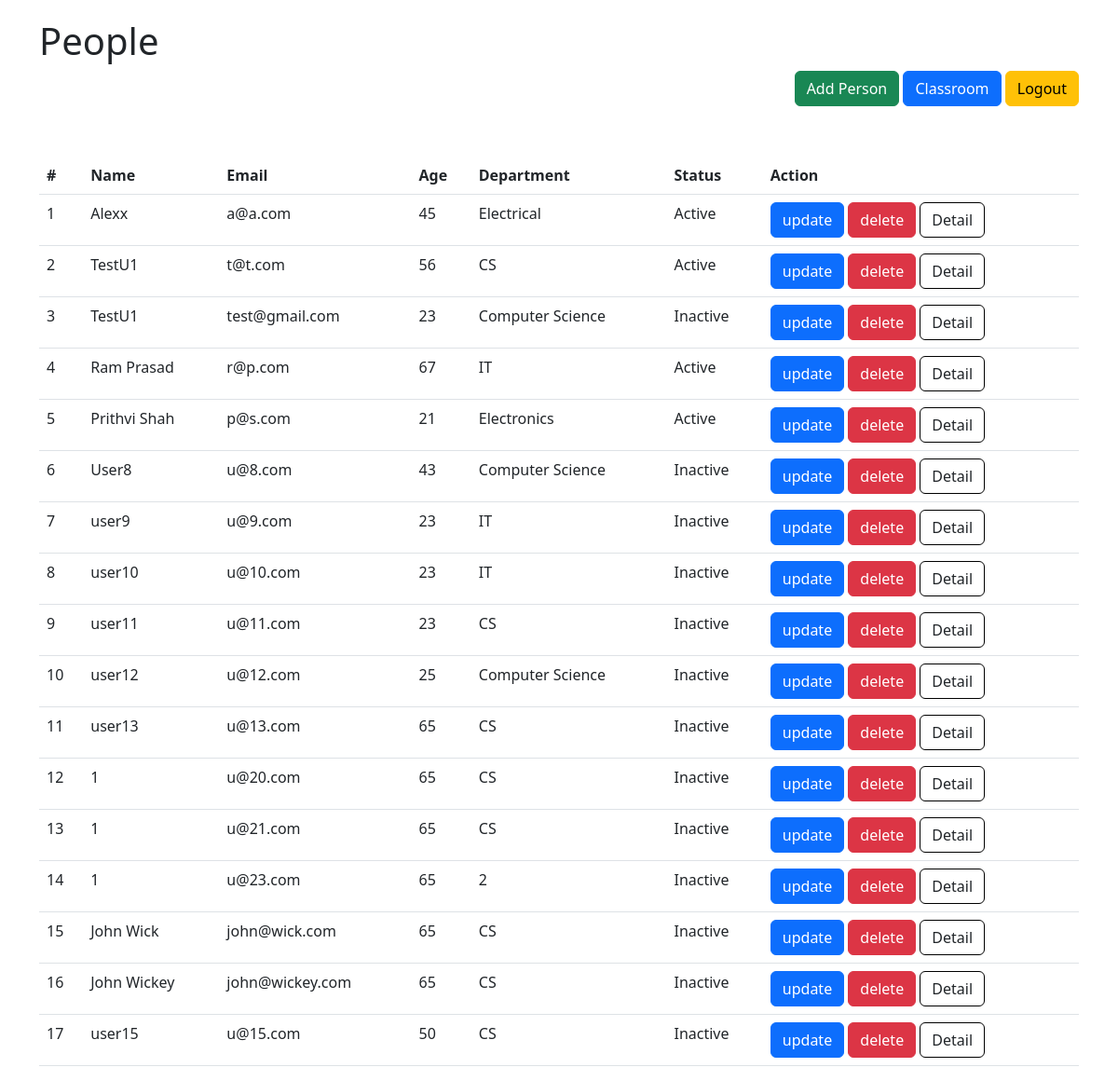
Before: /home/ (signed in) with the older database file.
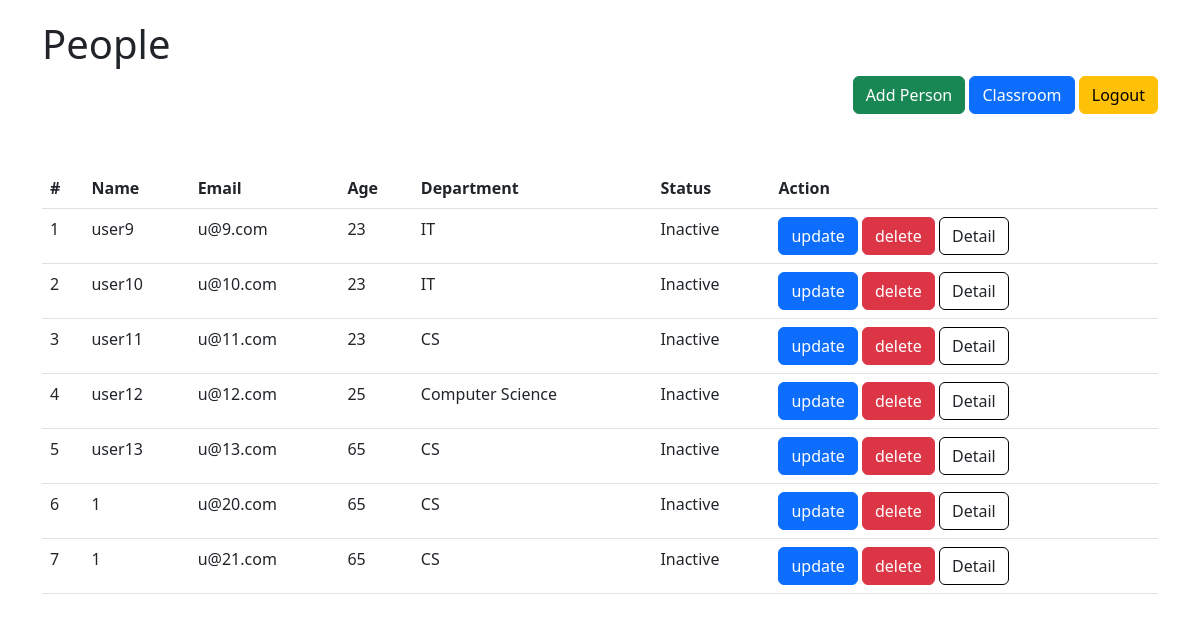
After: the same page with the newer database file.
### crud/models.py (models this page shows, shortened)
class Person(models.Model):
    name = models.CharField(max_length=50)
    email = models.EmailField(unique=True)
    age = models.PositiveIntegerField()
    department = models.CharField(max_length=50)
    is_active = models.BooleanField(default=False)

### crud/views.py (the view)
# urls.py: path("home/", home, name='home'),
@login_required
def home(request):
    if request.user.is_superuser:
        queryset = Person.objects.all()
    else:
        queryset = Person.objects.all()[:5]
    context = {"persons": queryset, "title": "Home"}
    return render(request, template_name="crud/person.html", context=context)

### templates/crud/person.html
{% extends "crud/base.html" %}
{% block content %}
    <div>
        <h1>People</h1>
        <div style="float: right">
            <a href="{% url 'create' %}" class="btn btn-success"
               >Add Person</a>
            <a href="{% url 'classroom' %}" class="btn btn-primary">Classroom</a>
            <a href="{% url 'logout' %}" class="btn btn-warning">Logout</a>
        </div>
    </div>
    <table class="table" style="margin-top: 100px">
        <thead>
        <tr>
            <th scope="col">#</th>
            <th scope="col">Name</th>
            <th scope="col">Email</th>
            <th scope="col">Age</th>
            <th scope="col">Department</th>
            <th scope="col">Status</th>
            <th scope="col">Action</th>
        </tr>
        </thead>
        <tbody>
        {% for person in persons %}
            <tr>
                <td>{{ forloop.counter }}</td>
                <td>{{ person.name }}</td>
                <td>{{ person.email }}</td>
                <td>{{ person.age }}</td>
                <td>{{ person.department }}</td>
                <td>
                    {% if person.is_active %}
                        Active
                    {% else %}
                        Inactive
                    {% endif %}
                </td>
                <td>
                    <a href="{% url 'update' person.id %}" class="btn btn-primary">update</a>
                    <a href="{% url 'delete' person.id %}" class="btn btn-danger">delete</a>
                    <a href="{% url 'person_detail' person.id %}" class="btn" style="border-color: black">Detail</a>
                </td>
            </tr>
        {% endfor %}
        </tbody>
    </table>
{% endblock %}

### templates/crud/base.html (shortened to what this page needs)
<!DOCTYPE html>
<html lang="en">
<head>
    <link href="https://cdn.jsdelivr.net/npm/bootstrap@5.3.0-alpha2/dist/css/bootstrap.min.css"
          rel="stylesheet"
>
</head>
<body>
<div class="container" style="margin-top: 20px">
    {% block content %}{% endblock %}
</div>
</body>
</html>

Changed rows visible on the page:
removed Person: name "Alexx", email "a@a.com", age "45", department "Electrical", is_active "Active"
removed Person: name "TestU1", email "t@t.com", age "56", department "CS", is_active "Active"
removed Person: name "TestU1", email "test@gmail.com", age "23", department "Computer Science", is_active "Inactive"
removed Person: name "Ram Prasad", email "r@p.com", age "67", department "IT", is_active "Active"
removed Person: name "Prithvi Shah", email "p@s.com", age "21", department "Electronics", is_active "Active"
removed Person: name "User8", email "u@8.com", age "43", department "Computer Science", is_active "Inactive"
removed Person: name "1", email "u@23.com", age "65", department "2", is_active "Inactive"
removed Person: name "John Wick", email "john@wick.com", age "65", department "CS", is_active "Inactive"
removed Person: name "John Wickey", email "john@wickey.com", age "65", department "CS", is_active "Inactive"
removed Person: name "user15", email "u@15.com", age "50", department "CS", is_active "Inactive"
